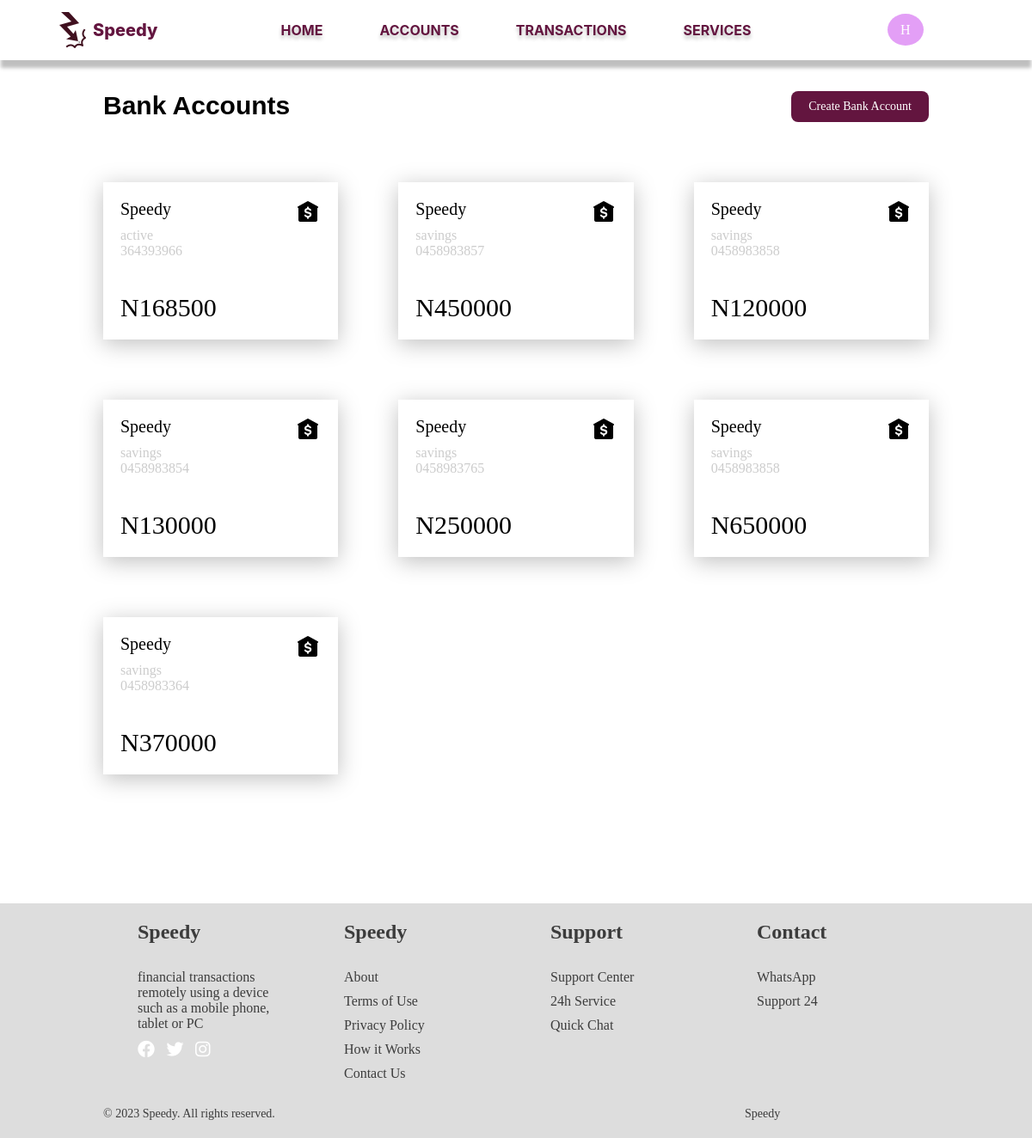
Before: /1/accounts (signed in) with the older database file.
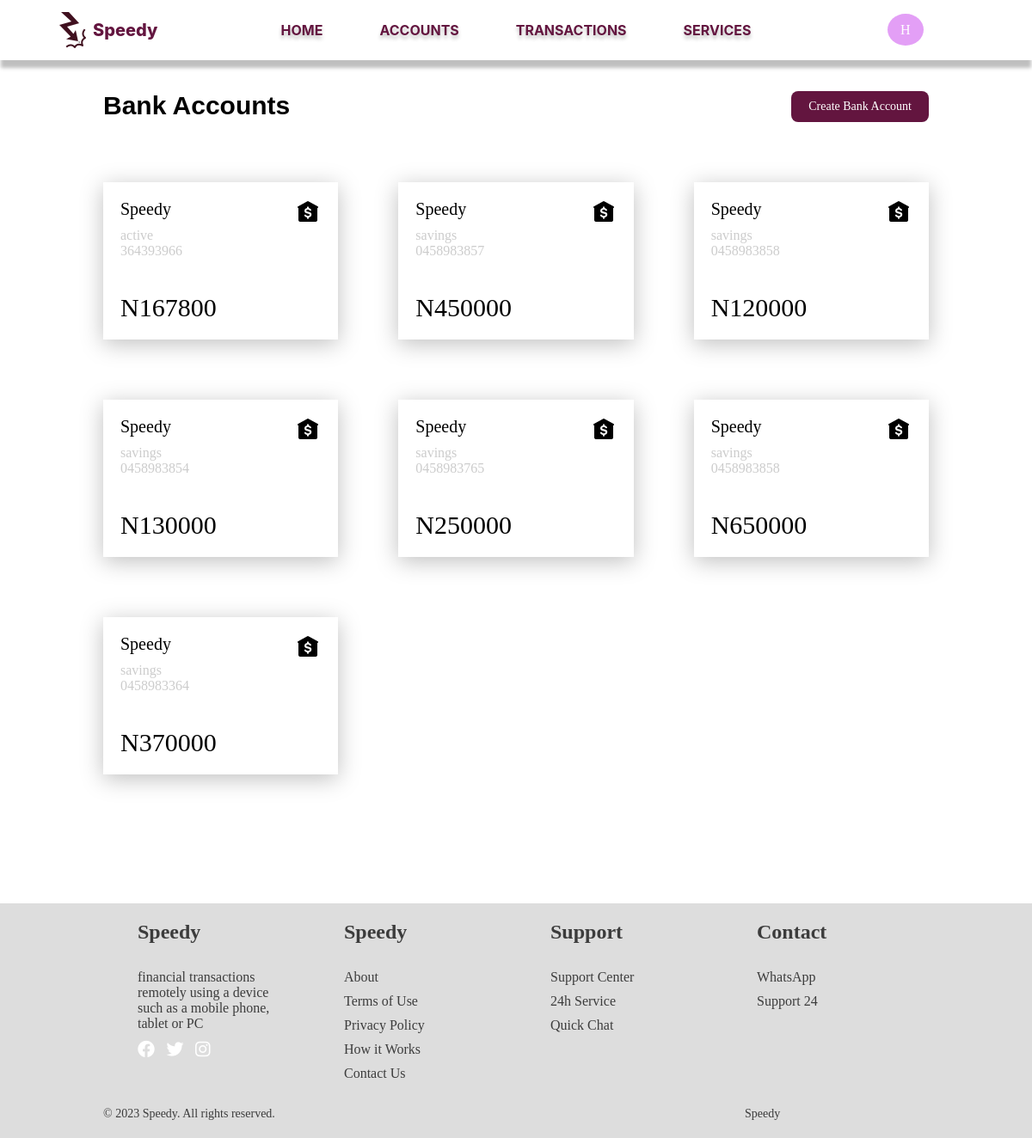
After: the same page with the newer database file.
### app/models.py (models this page shows, shortened)
class Customer(db.Model):
  id = db.Column(db.Integer, primary_key=True)
  user_id = db.Column(db.Integer,db.ForeignKey('user.id'))
  first_name = db.Column(db.String(140))
  last_name = db.Column(db.String(140))
  email = db.Column(db.String(120), index=True, unique=True)
  phone_number = db.Column(db.String(204), unique=True)
  username = db.Column(db.String(200))
  address = db.relationship('Address', backref='customer', lazy='dynamic')
  dob = db.Column(db.DateTime)
  date_created= db.Column(db.DateTime, default=datetime.utcnow)
  bank_name = db.Column(db.String(240), default="Speedy")
  accounts = db.relationship('Account', backref='customer', lazy='dynamic')

class Account(db.Model):
  id = db.Column(db.Integer, primary_key=True)
  cus_id = db.Column(db.Integer, db.ForeignKey('customer.id'))
  account_number = db.Column(db.String(100), nullable=False)
  account_pin = db.Column(db.String(4))
  acc_type = db.Column(db.String(240))
  balance = db.Column(db.Integer)
  bank_name = db.Column(db.String(240), default="Speedy", nullable=False)
  date_created = db.Column(db.DateTime, default=datetime.utcnow)
  transactions = db.relationship('Transaction', backref='account', lazy='dynamic')

### app/routes.py (the view)
@app.route('/<username>/accounts')
def accounts(username):
    customer = Customer.query.filter_by(user_id=current_user.id).first()
    accounts = customer.accounts
    return render_template('accounts.html', customer=customer, accounts=accounts)

### app/models.py (called while the page is built)
@login.user_loader
def load_user(id):
  return User.query.get(int(id))

### app/templates/accounts.html
{% extends 'nav-bar.html' %}
{% block content %}
<link rel="stylesheet" href="{{ url_for('static', filename='styles/accounts.css') }}">
<div class="accounts">
  <div class="bank-btn">
    <p>Bank Accounts</p>
    <a href="">Create Bank Account</a>
  </div>
  <div class="account-grid">
    {% for account in accounts %}
    <div class="account-tile" account-id="{{ account.id }}">
      <div class="name-icon">
        <div class="name">
          <p class="bk-name">{{account.bank_name}}</p>
          <p class="status">{{account.acc_type}}</p>
          <p class="status">{{account.account_number}}</p>
        </div>
        <div class="icon">
          <img src="{{ url_for('static', filename='images/bank-icon.png') }}" alt="">
        </div>
      </div>
      <div class="amount">
        <p>N{{ account.balance }}</p>
      </div>
    </div>
    {% endfor %}
  </div>
</div>
{% endblock %}

### app/templates/nav-bar.html (shortened to what this page needs)
<!DOCTYPE html>
<html lang="en">
<head>
  <link rel="stylesheet" href="{{ url_for('static', filename='styles/nav-bar.css') }}">
</head>
<body>
  <div class="nav-bar">
    <div class="logo">
      <img src="{{ url_for('static', filename='images/logo.png') }}" alt="">
      <a href="">Speedy</a>
    </div>
    <div class="links">
      <a href="{{ url_for('user_home', username=customer.username)}}">HOME</a>
      <a href="{{ url_for('accounts', username=customer.username)}}">ACCOUNTS</a>
      <a href="{{ url_for('transactions', username=customer.username )}}">TRANSACTIONS</a>
      <a href="{{ url_for('services', username=customer.username) }}">SERVICES</a>
    </div>
    <div class="profile" title="View your profile">
      <a href="{{ url_for('profile', username=customer.username)}}">{{ customer.username[0] }}</a>
    </div>
  </div>
  <div class="content">
    {% block content %}
    {% endblock %}
  </div>
  {% include '_footer.html' %}
</body>
</html>

### app/templates/_footer.html
<link rel="stylesheet" href="https://cdnjs.cloudflare.com/ajax/libs/font-awesome/6.1.0/css/all.min.css">
<link rel="stylesheet" href="{{ url_for('static', filename='styles/footer.css') }}">
<footer>
  <div class="container">
  <div class="top">
    <div class="desc">
      <p>Speedy</p>
      <span><p>financial transactions remotely using a device such as a mobile phone, tablet or PC</p></span>
      <ul class="social-icons">
        <li><a href="#"><i class="fab fa-facebook"></i></a></li>
        <li><a href="#"><i class="fab fa-twitter"></i></a></li>
        <li><a href="#"><i class="fab fa-instagram"></i></a></li>
      </ul>
    </div>
    <div class="terms">
      <p>Speedy</p>
      <ul>
        <li>About</li>
        <li>Terms of Use</li>
        <li>Privacy Policy</li>
        <li>How it Works</li>
        <li>Contact Us</li>
      </ul>
    </div>
    <div class="support">
      <p>Support</p>
      <ul>
        <li>Support Center</li>
        <li>24h Service</li>
        <li>Quick Chat</li>
      </ul>
    </div>
    <div class="contact">
      <p>Contact</p>
      <ul>
        <li>WhatsApp</li>
        <li>Support 24</li>
      </ul>
    </div>
  </div>
  <div class="below">
    <div>
      <p>&copy; 2023 Speedy. All rights reserved.</p>
    </div>
    <div class="speedy">
      <p>Speedy</p>
    </div>
  </div>
</div>
</footer>

### app/static/styles/nav-bar.css (style rules this page uses)
* { padding: 0; margin: 0; box-sizing: border-box; }
.nav-bar { min-width: 1015px; display: flex; justify-content: space-between; padding: 0 10%; height: 70px; align-items: center; background: #FFF; box-shadow: 0px 10px 4px -1px rgba(0, 0, 0, 0.25); }
.logo { width: 10%; display: flex; align-items: center; }
.logo a { color: #63153F; text-align: center; text-decoration: none; font-family: Inter; font-size: 20px; font-weight: 800; }
.links a { color: #63153F; padding: 0 33px; text-decoration: none; font-family: Inter; font-size: 16px; font-weight: 700; text-shadow: 0px 4px 4px rgba(0, 0, 0, 0.25); }
.profile a { padding: 10px 15px; background: #E39FF6; border-radius: 50%; text-decoration: none; }
.links { width: 30%; display: flex; justify-content: center; }
.profile { width: 10%; }
@media screen and (max-width: 1200px) { .nav-bar { padding: 0 5%; } }

### app/static/styles/accounts.css (style rules this page uses)
body { background: #fff; }
.accounts { max-width: 80%; margin: 3% auto; }
.account-grid { display: grid; margin-top: 70px; grid-template-columns: repeat(3, 1fr); gap: 70px; }
.bank-btn { margin-bottom: 30px; }
.bank-btn p { font-size: 30px; font-family: 'Gill Sans', 'Gill Sans MT', Calibri, 'Trebuchet MS', sans-serif; font-weight: 700; }
.bank-btn a { text-decoration: none; padding: 10px 20px; font-size: 14px; background: #63153F; color: #fff; border-radius: 8px; }
.bank-btn { display: flex; justify-content: space-between; }
.account-tile { padding: 20px; background: #fff; box-shadow: 0 5px 25px 0 rgba(0, 0, 0, 0.25) ; }
.name-icon { display: flex; justify-content: space-between; margin-bottom: 40px; }
.name .bk-name { font-size: 20px; margin-bottom: 10px; }
.name .status { color: #ccc; }
.amount { font-size: 30px; font-weight: 500; }

### app/static/styles/footer.css (style rules this page uses)
* { padding: 0; margin: 0; box-sizing: border-box; }
footer { background-color: #ddd; margin-top: 150px; color: #3c3c3c; padding: 20px 10%; font-size: 14px; }
.top { display: grid; justify-content: space-between; grid-template-columns: repeat(4, 1fr); }
.top div { margin: 0 40px; }
.top div > p { font-size: 24px; font-weight: 700; margin-bottom: 30px; }
.desc > span { font-size: 16px; margin-bottom: 30px; }
.social-icons { list-style: none; padding: 0; margin-top: 10px; }
.social-icons li { display: inline-block; margin-right: 10px; }
.social-icons a { color: #fff; text-decoration: none; font-size: 20px; }
.terms ul, .support ul, .contact ul { list-style: none; padding: 0; }
.terms li, .support li, .contact li { margin-bottom: 10px; font-size: 16px; }
.below { display: flex; justify-content: space-between; align-items: center; margin-top: 20px; }
.speedy { margin-right: 18%; }
a { color: #fff; text-decoration: none; }

Changed rows visible on the page:
changed Account "active": balance "168500" → "167800"
